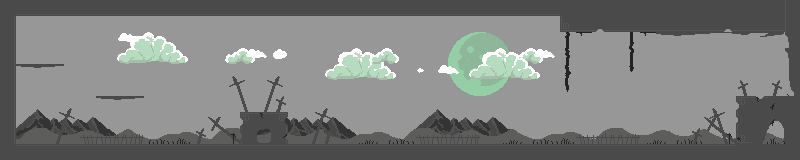

Below is a game level as drawn by its tile map, then a one-line description and the .tmx that defines it (tile-layer data replaced by summaries):
An orthogonal 50x10 tile map with 16x16 px tiles, 5 tile layers (background, background2, background3, Тайлы, ...) and 11 objects (9x block, player, coin).

<map version="1.10" tiledversion="1.10.2" orientation="orthogonal" renderorder="left-up" width="50" height="10" tilewidth="16" tileheight="16" infinite="0" nextlayerid="9" nextobjectid="20">
 <tileset firstgid="1" name="Night" tilewidth="16" tileheight="16" tilecount="512" columns="32">
  <image source="Night.png" width="512" height="256" />
 </tileset>
 <layer id="5" name="background" width="50" height="10">
  <data>[500 cells, 500 non-empty, 2 distinct tile ids]</data>
 </layer>
 <layer id="7" name="background2" width="50" height="10">
  <data>[500 cells, 112 non-empty, 52 distinct tile ids]</data>
 </layer>
 <layer id="8" name="background3" width="50" height="10">
  <data>[500 cells, 67 non-empty, 25 distinct tile ids]</data>
 </layer>
 <layer id="3" name="Тайлы" width="50" height="10">
  <data>[500 cells, 205 non-empty, 56 distinct tile ids]</data>
 </layer>
 <layer id="1" name="blocks" width="50" height="10">
  <data>[500 cells, 44 non-empty, 24 distinct tile ids]</data>
 </layer>
 <objectgroup id="2" name="Объекты">
  <object id="1" name="block" x="0" y="144" width="800" height="16" />
  <object id="2" name="block" x="96" y="96" width="48" height="2.5" />
  <object id="3" name="block" x="16" y="64" width="48" height="1.5" />
  <object id="4" name="block" x="0" y="0" width="16" height="160" />
  <object id="5" name="block" x="0" y="0" width="800" height="16" />
  <object id="6" name="block" x="793.5" y="0" width="6.5" height="160" />
  <object id="7" name="block" x="244" y="112" width="40" height="32" />
  <object id="8" name="block" x="560" y="16" width="238" height="16" />
  <object id="10" name="block" x="736" y="96" width="60" height="48" />
  <object id="18" name="player" gid="385" x="96.5" y="80" width="16" height="16" />
  <object id="19" name="coin" gid="177" x="754.5" y="76" width="16" height="16" />
 </objectgroup>
</map>
